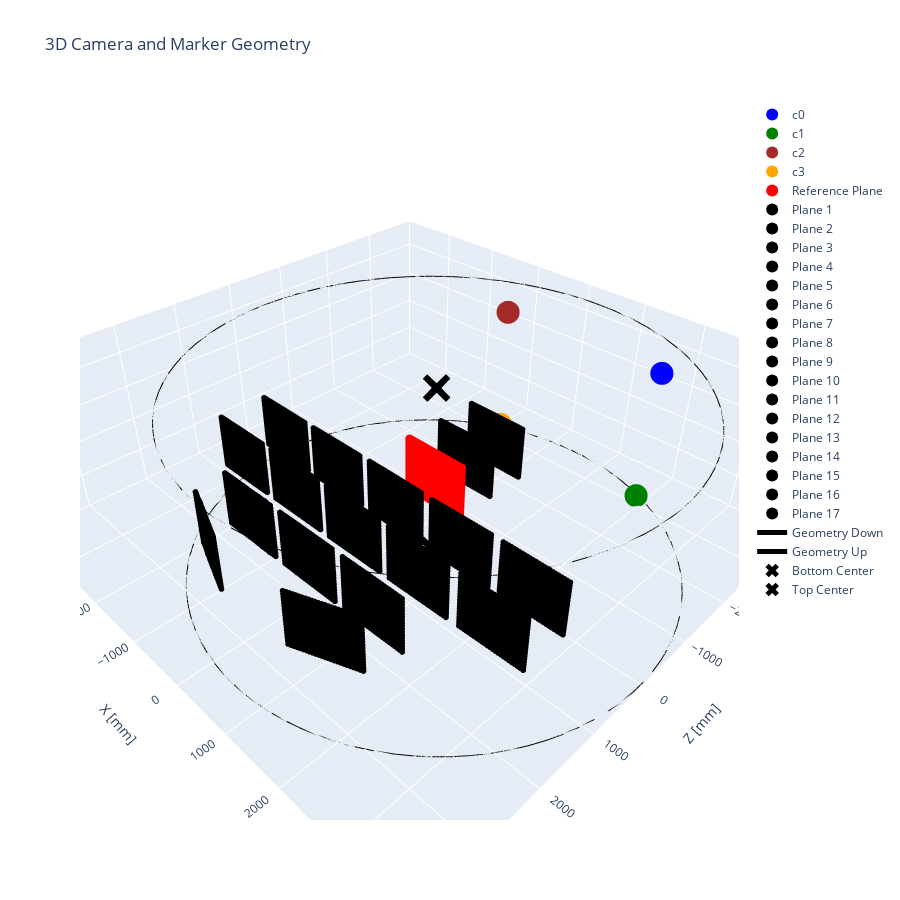

Source (notebook cell):
### Code cell
import numpy as np

import plotly.graph_objs as go

fig = go.Figure()

# Plot camera positions
fig.add_trace(go.Scatter3d(
    x=[pos_c[0][2]], y=[pos_c[0][0]], z=[pos_c[0][1]],
    mode='markers', marker=dict(size=8, color='blue'), name='c0'
))
fig.add_trace(go.Scatter3d(
    x=[pos_c[1][2]], y=[pos_c[1][0]], z=[pos_c[1][1]],
    mode='markers', marker=dict(size=8, color='green'), name='c1'
))
fig.add_trace(go.Scatter3d(
    x=[pos_c[2][2]], y=[pos_c[2][0]], z=[pos_c[2][1]],
    mode='markers', marker=dict(size=8, color='brown'), name='c2'
))
fig.add_trace(go.Scatter3d(
    x=[pos_c[3][2]], y=[pos_c[3][0]], z=[pos_c[3][1]],
    mode='markers', marker=dict(size=8, color='orange'), name='c3'
))

# Plot reference plane markers (red)
fig.add_trace(go.Scatter3d(
    x=XYZ[0][:,2], y=XYZ[0][:,0], z=XYZ[0][:,1],
    mode='markers', marker=dict(size=3, color='red'), name='Reference Plane'
))

# Plot all other planes (black)
for i in range(1, len(params.planes)):
    fig.add_trace(go.Scatter3d(
        x=P[i][:,2], y=P[i][:,0], z=P[i][:,1],
        mode='markers', marker=dict(size=2, color='black'), name=f'Plane {i}'
    ))

fig.add_trace(go.Scatter3d(
    x=geometry_down[0], y=geometry_down[1], z=geometry_down[2],
    mode='lines', line=dict(color='black', width=2), name='Geometry Down'
))
fig.add_trace(go.Scatter3d(
    x=geometry_up[0], y=geometry_up[1], z=geometry_up[2],
    mode='lines', line=dict(color='black', width=2), name='Geometry Up'
))

# Plot X marks for geometry
fig.add_trace(go.Scatter3d(
    x=[0], y=[480], z=[-1500],
    mode='markers', marker=dict(symbol='x', size=10, color='black'), name='Bottom Center'
))
fig.add_trace(go.Scatter3d(
    x=[0], y=[480], z=[880],
    mode='markers', marker=dict(symbol='x', size=10, color='black'), name='Top Center'
))

fig.update_layout(
    scene=dict(
        xaxis_title='Z [mm]',
        yaxis_title='X [mm]',
        zaxis_title='Y [mm]',
        xaxis=dict(range=[-4000, 4000]),
        yaxis=dict(range=[-4000, 4000]),
        zaxis=dict(range=[-1500, 880])
    ),
    legend=dict(itemsizing='constant'),
    width=900, height=900,
    title='3D Camera and Marker Geometry'
)

fig.show()

### Figure 1 — Plotly figure (JSON) as saved in the notebook; plotly's stock layout.template omitted (floating-point values rounded to 4 significant figures; data arrays with more than 128 entries replaced by an {"elided": "..."} marker saying what was removed)
{"data": [{"marker": {"color": "blue", "size": 8}, "mode": "markers", "name": "c0", "type": "scatter3d", "x": [-3108.0], "y": [1917.0], "z": [481.8]}, {"marker": {"color": "green", "size": 8}, "mode": "markers", "name": "c1", "type": "scatter3d", "x": [-3032.0], "y": [1915.0], "z": [-1385.0]}, {"marker": {"color": "brown", "size": 8}, "mode": "markers", "name": "c2", "type": "scatter3d", "x": [-3134.0], "y": [-910.2], "z": [458.7]}, {"marker": {"color": "orange", "size": 8}, "mode": "markers", "name": "c3", "type": "scatter3d", "x": [-3071.0], "y": [-851.8], "z": [-1360.0]}, {"marker": {"color": "red", "size": 3}, "mode": "markers", "name": "Reference Plane", "type": "scatter3d", "x": {"elided": "475 float values"}, "y": {"elided": "475 float values"}, "z": {"elided": "475 float values"}}, {"marker": {"color": "black", "size": 2}, "mode": "markers", "name": "Plane 1", "type": "scatter3d", "x": {"elided": "475 float values"}, "y": {"elided": "475 float values"}, "z": {"elided": "475 float values"}}, {"marker": {"color": "black", "size": 2}, "mode": "markers", "name": "Plane 2", "type": "scatter3d", "x": {"elided": "475 float values"}, "y": {"elided": "475 float values"}, "z": {"elided": "475 float values"}}, {"marker": {"color": "black", "size": 2}, "mode": "markers", "name": "Plane 3", "type": "scatter3d", "x": {"elided": "475 float values"}, "y": {"elided": "475 float values"}, "z": {"elided": "475 float values"}}, {"marker": {"color": "black", "size": 2}, "mode": "markers", "name": "Plane 4", "type": "scatter3d", "x": {"elided": "475 float values"}, "y": {"elided": "475 float values"}, "z": {"elided": "475 float values"}}, {"marker": {"color": "black", "size": 2}, "mode": "markers", "name": "Plane 5", "type": "scatter3d", "x": {"elided": "475 float values"}, "y": {"elided": "475 float values"}, "z": {"elided": "475 float values"}}, {"marker": {"color": "black", "size": 2}, "mode": "markers", "name": "Plane 6", "type": "scatter3d", "x": {"elided": "475 float values"}, "y": {"elided": "475 float values"}, "z": {"elided": "475 float values"}}, {"marker": {"color": "black", "size": 2}, "mode": "markers", "name": "Plane 7", "type": "scatter3d", "x": {"elided": "475 float values"}, "y": {"elided": "475 float values"}, "z": {"elided": "475 float values"}}, {"marker": {"color": "black", "size": 2}, "mode": "markers", "name": "Plane 8", "type": "scatter3d", "x": {"elided": "475 float values"}, "y": {"elided": "475 float values"}, "z": {"elided": "475 float values"}}, {"marker": {"color": "black", "size": 2}, "mode": "markers", "name": "Plane 9", "type": "scatter3d", "x": {"elided": "475 float values"}, "y": {"elided": "475 float values"}, "z": {"elided": "475 float values"}}, {"marker": {"color": "black", "size": 2}, "mode": "markers", "name": "Plane 10", "type": "scatter3d", "x": {"elided": "475 float values"}, "y": {"elided": "475 float values"}, "z": {"elided": "475 float values"}}, {"marker": {"color": "black", "size": 2}, "mode": "markers", "name": "Plane 11", "type": "scatter3d", "x": {"elided": "475 float values"}, "y": {"elided": "475 float values"}, "z": {"elided": "475 float values"}}, {"marker": {"color": "black", "size": 2}, "mode": "markers", "name": "Plane 12", "type": "scatter3d", "x": {"elided": "475 float values"}, "y": {"elided": "475 float values"}, "z": {"elided": "475 float values"}}, {"marker": {"color": "black", "size": 2}, "mode": "markers", "name": "Plane 13", "type": "scatter3d", "x": {"elided": "475 float values"}, "y": {"elided": "475 float values"}, "z": {"elided": "475 float values"}}, {"marker": {"color": "black", "size": 2}, "mode": "markers", "name": "Plane 14", "type": "scatter3d", "x": {"elided": "475 float values"}, "y": {"elided": "475 float values"}, "z": {"elided": "475 float values"}}, {"marker": {"color": "black", "size": 2}, "mode": "markers", "name": "Plane 15", "type": "scatter3d", "x": {"elided": "475 float values"}, "y": {"elided": "475 float values"}, "z": {"elided": "475 float values"}}, {"marker": {"color": "black", "size": 2}, "mode": "markers", "name": "Plane 16", "type": "scatter3d", "x": {"elided": "475 float values"}, "y": {"elided": "475 float values"}, "z": {"elided": "475 float values"}}, {"marker": {"color": "black", "size": 2}, "mode": "markers", "name": "Plane 17", "type": "scatter3d", "x": {"elided": "475 float values"}, "y": {"elided": "475 float values"}, "z": {"elided": "475 float values"}}, {"line": {"color": "black", "width": 2}, "mode": "lines", "name": "Geometry Down", "type": "scatter3d", "x": [3500.0, 3493.0, 3472.0, 3437.0, 3388.0, 3325.0, 3249.0, 3160.0, 3058.0, 2944.0, 2818.0, 2681.0, 2533.0, 2375.0, 2207.0, 2030.0, 1845.0, 1653.0, 1454.0, 1249.0, 1039.0, 825.2, 607.8, 387.9, 166.5, -55.53, -277.4, -498.1, -716.8, -932.7, -1145.0, -1352.0, -1554.0, -1750.0, -1939.0, -2120.0, -2292.0, -2455.0, -2608.0, -2751.0, -2883.0, -3003.0, -3111.0, -3206.0, -3289.0, -3358.0, -3414.0, -3456.0, -3484.0, -3498.0, -3498.0, -3484.0, -3456.0, -3414.0, -3358.0, -3289.0, -3206.0, -3111.0, -3003.0, -2883.0, -2751.0, -2608.0, -2455.0, -2292.0, -2120.0, -1939.0, -1750.0, -1554.0, -1352.0, -1145.0, -932.7, -716.8, -498.1, -277.4, -55.53, 166.5, 387.9, 607.8, 825.2, 1039.0, 1249.0, 1454.0, 1653.0, 1845.0, 2030.0, 2207.0, 2375.0, 2533.0, 2681.0, 2818.0, 2944.0, 3058.0, 3160.0, 3249.0, 3325.0, 3388.0, 3437.0, 3472.0, 3493.0, 3500.0], "y": [480.0, 702.0, 923.1, 1142.0, 1359.0, 1572.0, 1781.0, 1984.0, 2182.0, 2372.0, 2555.0, 2730.0, 2895.0, 3051.0, 3197.0, 3331.0, 3454.0, 3565.0, 3664.0, 3750.0, 3822.0, 3881.0, 3927.0, 3958.0, 3976.0, 3980.0, 3969.0, 3944.0, 3906.0, 3853.0, 3788.0, 3708.0, 3616.0, 3511.0, 3394.0, 3265.0, 3125.0, 2974.0, 2814.0, 2644.0, 2465.0, 2278.0, 2084.0, 1883.0, 1677.0, 1466.0, 1251.0, 1033.0, 812.7, 591.0, 369.0, 147.3, -73.0, -291.1, -506.1, -717.1, -923.3, -1124.0, -1318.0, -1505.0, -1684.0, -1854.0, -2014.0, -2165.0, -2305.0, -2434.0, -2551.0, -2656.0, -2748.0, -2828.0, -2893.0, -2946.0, -2984.0, -3009.0, -3020.0, -3016.0, -2998.0, -2967.0, -2921.0, -2862.0, -2790.0, -2704.0, -2605.0, -2494.0, -2371.0, -2237.0, -2091.0, -1935.0, -1770.0, -1595.0, -1412.0, -1222.0, -1024.0, -820.8, -612.1, -399.0, -182.4, 36.93, 258.0, 480.0], "z": [-1500.0, -1500.0, -1500.0, -1500.0, -1500.0, -1500.0, -1500.0, -1500.0, -1500.0, -1500.0, -1500.0, -1500.0, -1500.0, -1500.0, -1500.0, -1500.0, -1500.0, -1500.0, -1500.0, -1500.0, -1500.0, -1500.0, -1500.0, -1500.0, -1500.0, -1500.0, -1500.0, -1500.0, -1500.0, -1500.0, -1500.0, -1500.0, -1500.0, -1500.0, -1500.0, -1500.0, -1500.0, -1500.0, -1500.0, -1500.0, -1500.0, -1500.0, -1500.0, -1500.0, -1500.0, -1500.0, -1500.0, -1500.0, -1500.0, -1500.0, -1500.0, -1500.0, -1500.0, -1500.0, -1500.0, -1500.0, -1500.0, -1500.0, -1500.0, -1500.0, -1500.0, -1500.0, -1500.0, -1500.0, -1500.0, -1500.0, -1500.0, -1500.0, -1500.0, -1500.0, -1500.0, -1500.0, -1500.0, -1500.0, -1500.0, -1500.0, -1500.0, -1500.0, -1500.0, -1500.0, -1500.0, -1500.0, -1500.0, -1500.0, -1500.0, -1500.0, -1500.0, -1500.0, -1500.0, -1500.0, -1500.0, -1500.0, -1500.0, -1500.0, -1500.0, -1500.0, -1500.0, -1500.0, -1500.0, -1500.0]}, {"line": {"color": "black", "width": 2}, "mode": "lines", "name": "Geometry Up", "type": "scatter3d", "x": [3500.0, 3493.0, 3472.0, 3437.0, 3388.0, 3325.0, 3249.0, 3160.0, 3058.0, 2944.0, 2818.0, 2681.0, 2533.0, 2375.0, 2207.0, 2030.0, 1845.0, 1653.0, 1454.0, 1249.0, 1039.0, 825.2, 607.8, 387.9, 166.5, -55.53, -277.4, -498.1, -716.8, -932.7, -1145.0, -1352.0, -1554.0, -1750.0, -1939.0, -2120.0, -2292.0, -2455.0, -2608.0, -2751.0, -2883.0, -3003.0, -3111.0, -3206.0, -3289.0, -3358.0, -3414.0, -3456.0, -3484.0, -3498.0, -3498.0, -3484.0, -3456.0, -3414.0, -3358.0, -3289.0, -3206.0, -3111.0, -3003.0, -2883.0, -2751.0, -2608.0, -2455.0, -2292.0, -2120.0, -1939.0, -1750.0, -1554.0, -1352.0, -1145.0, -932.7, -716.8, -498.1, -277.4, -55.53, 166.5, 387.9, 607.8, 825.2, 1039.0, 1249.0, 1454.0, 1653.0, 1845.0, 2030.0, 2207.0, 2375.0, 2533.0, 2681.0, 2818.0, 2944.0, 3058.0, 3160.0, 3249.0, 3325.0, 3388.0, 3437.0, 3472.0, 3493.0, 3500.0], "y": [480.0, 702.0, 923.1, 1142.0, 1359.0, 1572.0, 1781.0, 1984.0, 2182.0, 2372.0, 2555.0, 2730.0, 2895.0, 3051.0, 3197.0, 3331.0, 3454.0, 3565.0, 3664.0, 3750.0, 3822.0, 3881.0, 3927.0, 3958.0, 3976.0, 3980.0, 3969.0, 3944.0, 3906.0, 3853.0, 3788.0, 3708.0, 3616.0, 3511.0, 3394.0, 3265.0, 3125.0, 2974.0, 2814.0, 2644.0, 2465.0, 2278.0, 2084.0, 1883.0, 1677.0, 1466.0, 1251.0, 1033.0, 812.7, 591.0, 369.0, 147.3, -73.0, -291.1, -506.1, -717.1, -923.3, -1124.0, -1318.0, -1505.0, -1684.0, -1854.0, -2014.0, -2165.0, -2305.0, -2434.0, -2551.0, -2656.0, -2748.0, -2828.0, -2893.0, -2946.0, -2984.0, -3009.0, -3020.0, -3016.0, -2998.0, -2967.0, -2921.0, -2862.0, -2790.0, -2704.0, -2605.0, -2494.0, -2371.0, -2237.0, -2091.0, -1935.0, -1770.0, -1595.0, -1412.0, -1222.0, -1024.0, -820.8, -612.1, -399.0, -182.4, 36.93, 258.0, 480.0], "z": [880.0, 880.0, 880.0, 880.0, 880.0, 880.0, 880.0, 880.0, 880.0, 880.0, 880.0, 880.0, 880.0, 880.0, 880.0, 880.0, 880.0, 880.0, 880.0, 880.0, 880.0, 880.0, 880.0, 880.0, 880.0, 880.0, 880.0, 880.0, 880.0, 880.0, 880.0, 880.0, 880.0, 880.0, 880.0, 880.0, 880.0, 880.0, 880.0, 880.0, 880.0, 880.0, 880.0, 880.0, 880.0, 880.0, 880.0, 880.0, 880.0, 880.0, 880.0, 880.0, 880.0, 880.0, 880.0, 880.0, 880.0, 880.0, 880.0, 880.0, 880.0, 880.0, 880.0, 880.0, 880.0, 880.0, 880.0, 880.0, 880.0, 880.0, 880.0, 880.0, 880.0, 880.0, 880.0, 880.0, 880.0, 880.0, 880.0, 880.0, 880.0, 880.0, 880.0, 880.0, 880.0, 880.0, 880.0, 880.0, 880.0, 880.0, 880.0, 880.0, 880.0, 880.0, 880.0, 880.0, 880.0, 880.0, 880.0, 880.0]}, {"marker": {"color": "black", "size": 10, "symbol": "x"}, "mode": "markers", "name": "Bottom Center", "type": "scatter3d", "x": [0], "y": [480], "z": [-1500]}, {"marker": {"color": "black", "size": 10, "symbol": "x"}, "mode": "markers", "name": "Top Center", "type": "scatter3d", "x": [0], "y": [480], "z": [880]}], "layout": {"height": 900, "legend": {"itemsizing": "constant"}, "scene": {"xaxis": {"range": [-4000, 4000], "title": {"text": "Z [mm]"}}, "yaxis": {"range": [-4000, 4000], "title": {"text": "X [mm]"}}, "zaxis": {"range": [-1500, 880], "title": {"text": "Y [mm]"}}}, "title": {"text": "3D Camera and Marker Geometry"}, "width": 900}}
